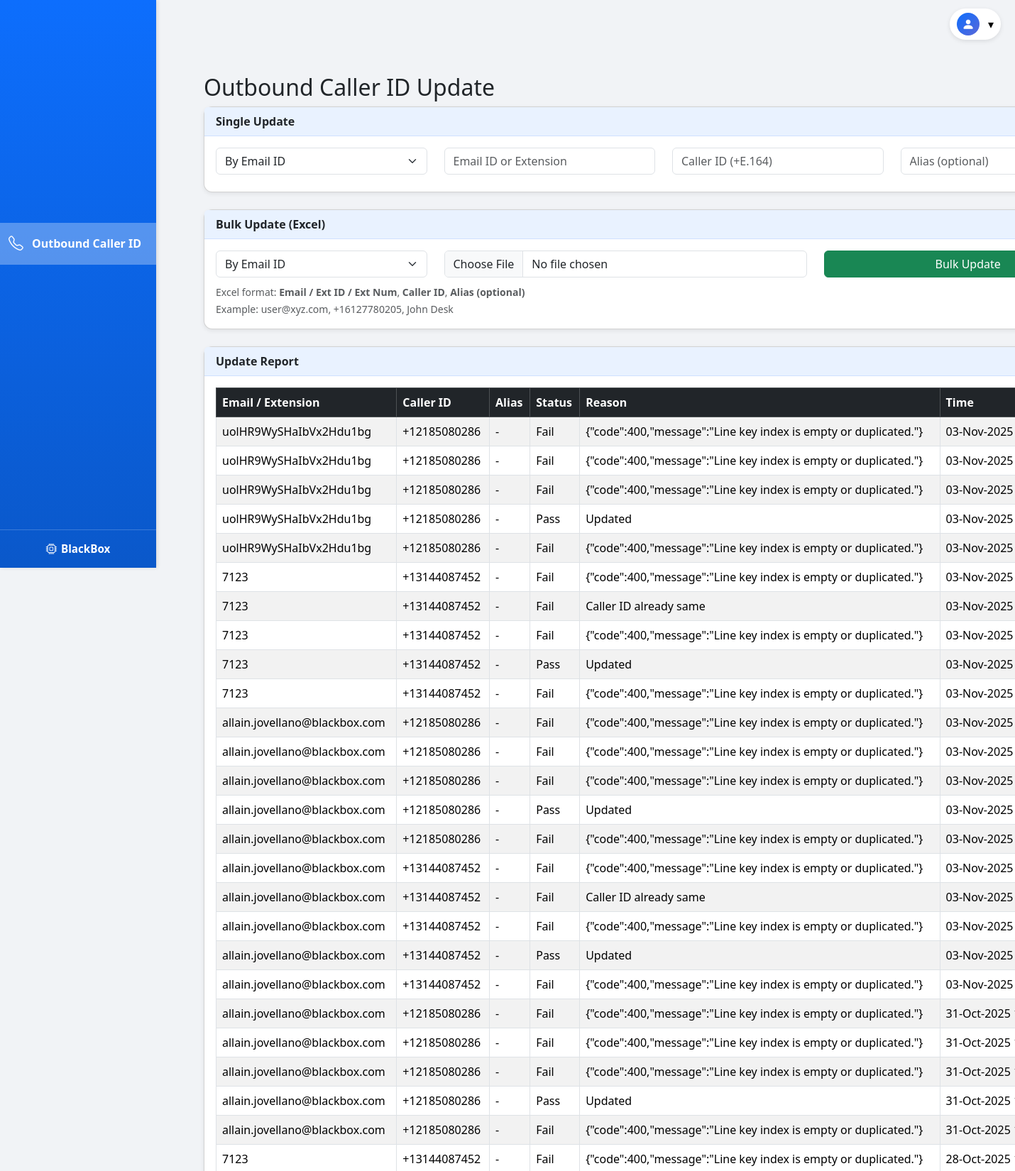
The app's page /index (signed in, upper part) with its own data.
### tables this page shows
CREATE TABLE update_logs (
                        id INTEGER PRIMARY KEY AUTOINCREMENT,
                        email TEXT,
                        caller_id TEXT,
                        success INTEGER,
                        reason TEXT,
                        type TEXT,
                        timestamp DATETIME DEFAULT CURRENT_TIMESTAMP
                    , identifier TEXT, alias TEXT);

### app.py (the view)
@app.route("/index")
@login_required()
def index():
    conn = get_db_connection()
    cutoff = (datetime.utcnow() - timedelta(days=30)).isoformat()
    rows = conn.execute("SELECT identifier, caller_id, success, reason, type, timestamp FROM update_logs WHERE timestamp >= ? ORDER BY id DESC", (cutoff,)).fetchall()
    conn.close()
    report = []
    for r in rows:
        report.append({
            "email": r["identifier"],
            "caller_id": r["caller_id"],
            "success": bool(r["success"]),
            "reason": r["reason"],
            "type": r["type"],
            "time": datetime.fromisoformat(r["timestamp"]).strftime("%d-%b-%Y %H:%M:%S")
        })
    return render_template("index.html", report=report)

### app.py (called while the page is built)
def get_db_connection():
    conn = sqlite3.connect(DB_PATH)
    conn.row_factory = sqlite3.Row
    return conn

def login_required(role=None):
    def wrapper(fn):
        @wraps(fn)
        def decorated(*args, **kwargs):
            if "email" not in session:
                return redirect(url_for("login"))
            if role and session.get("role") != role:
                flash("Access denied", "danger")
                return redirect(url_for("login"))
            return fn(*args, **kwargs)
        return decorated
    return wrapper

### templates/index.html (shortened to what this page needs)
{% extends "base.html" %}
{% block content %}
<div class="container mt-4">
  <h2>Outbound Caller ID Update</h2>
  <div class="card mb-4">
    <div class="card-header">Single Update</div>
    <div class="card-body">
      <form id="singleUpdateForm">
        <div class="row align-items-end">
          <div class="col-md-3 mb-2">
            <select class="form-select" name="update_type" id="singleUpdateType">
              <option value="email" selected>By Email ID</option>
            </select>
          </div>
          <div class="col-md-3 mb-2">
            <input type="text" class="form-control" name="identifier" id="singleIdentifier"
              placeholder="Email ID or Extension" required>
          </div>
          <div class="col-md-3 mb-2">
            <input type="text" class="form-control" name="caller_id" id="caller_id"
              placeholder="Caller ID (+E.164)" required>
          </div>
          <div class="col-md-2 mb-2">
            <input type="text" class="form-control" name="alias" id="alias"
              placeholder="Alias (optional)">
          </div>
          <div class="col-md-1 mb-2">
            <button type="submit" class="btn btn-primary w-100">Update</button>
          </div>
        </div>
      </form>
    </div>
  </div>
  <div class="card mb-4">
    <div class="card-header">Bulk Update (Excel)</div>
    <div class="card-body">
      <form id="bulkUpdateForm" enctype="multipart/form-data">
        <div class="row align-items-end">
          <div class="col-md-3 mb-2">
            <select class="form-select" name="update_type" id="bulkUpdateType">
              <option value="email" selected>By Email ID</option>
            </select>
          </div>
          <div class="col-md-5 mb-2">
            <input type="file" class="form-control" name="excel_file" accept=".xlsx" required>
          </div>
          <div class="col-md-4 mb-2">
            <button type="submit" class="btn btn-success w-100">Bulk Update</button>
          </div>
        </div>
        <small class="text-muted">
          Excel format: <b>Email / Ext ID / Ext Num</b>, <b>Caller ID</b>, <b>Alias (optional)</b><br>
          Example: user@xyz.com,&nbsp;+16127780205,&nbsp;John Desk
        </small>
      </form>
    </div>
  </div>
  <div class="card">
    <div class="card-header">Update Report</div>
    <div class="card-body table-responsive">
      <table class="table table-bordered table-striped" id="reportTable">
        <thead class="table-dark">
          <tr>
            <th>Email / Extension</th>
            <th>Caller ID</th>
            <th>Alias</th>
            <th>Status</th>
            <th>Reason</th>
            <th>Time</th>
            <th>Type</th>
          </tr>
        </thead>
        <tbody>
          {% for u in report %}
          <tr>
            <td>{{ u.email or u.extension_id }}</td>
            <td>{{ u.caller_id }}</td>
            <td>{{ u.alias or '-' }}</td>
            <td>{{ 'Pass' if u.success else 'Fail' }}</td>
            <td>{{ u.reason }}</td>
            <td>{{ u.time }}</td>
            <td>{{ u.type }}</td>
          </tr>
          {% endfor %}
        </tbody>
      </table>
    </div>
  </div>
</div>
{% endblock %}

### templates/base.html (style rules this page uses)
body { padding-top: 60px; font-family: 'Segoe UI', Tahoma, Geneva, Verdana, sans-serif; background-color: #f1f3f6; }
.card { border-radius: 0.75rem; box-shadow: 0 2px 6px rgba(0,0,0,0.08); transition: transform 0.2s; }
.card-header { font-weight: 600; background-color: #e9f2ff; border-bottom: 1px solid #cfe0ff; }
.table-striped>tbody>tr:nth-of-type(odd) { background-color: #f8f9fa; }
.table thead { background-color: #0d6efd; color: white; }
.table th, .table td { vertical-align: middle !important; }

### records on screen
update_logs: identifier "uolHR9WySHaIbVx2Hdu1bg", caller_id "+12185080286", success "Fail", reason "{\"code\":400,\"message\":\"Line key index is empty or duplicated.\"}", time "03-Nov-2025 15:25:40", type "S"
update_logs: identifier "uolHR9WySHaIbVx2Hdu1bg", caller_id "+12185080286", success "Fail", reason "{\"code\":400,\"message\":\"Line key index is empty or duplicated.\"}", time "03-Nov-2025 15:25:38", type "S"
update_logs: identifier "uolHR9WySHaIbVx2Hdu1bg", caller_id "+12185080286", success "Fail", reason "{\"code\":400,\"message\":\"Line key index is empty or duplicated.\"}", time "03-Nov-2025 15:25:35", type "S"
update_logs: identifier "uolHR9WySHaIbVx2Hdu1bg", caller_id "+12185080286", success "Pass", reason "Updated", time "03-Nov-2025 15:25:33", type "S"
update_logs: identifier "uolHR9WySHaIbVx2Hdu1bg", caller_id "+12185080286", success "Fail", reason "{\"code\":400,\"message\":\"Line key index is empty or duplicated.\"}", time "03-Nov-2025 15:25:25", type "S"
update_logs: success "Fail", reason "{\"code\":400,\"message\":\"Line key index is empty or duplicated.\"}", time "03-Nov-2025 14:09:15", type "S"
update_logs: success "Fail", reason "Caller ID already same", time "03-Nov-2025 14:09:13", type "S"
update_logs: success "Fail", reason "{\"code\":400,\"message\":\"Line key index is empty or duplicated.\"}", time "03-Nov-2025 14:09:13", type "S"
update_logs: success "Pass", reason "Updated", time "03-Nov-2025 14:09:11", type "S"
update_logs: success "Fail", reason "{\"code\":400,\"message\":\"Line key index is empty or duplicated.\"}", time "03-Nov-2025 14:09:08", type "S"
update_logs: identifier "allain.jovellano@blackbox.com", caller_id "+12185080286", success "Fail", reason "{\"code\":400,\"message\":\"Line key index is empty or duplicated.\"}", time "03-Nov-2025 14:08:38", type "S"
update_logs: identifier "allain.jovellano@blackbox.com", caller_id "+12185080286", success "Fail", reason "{\"code\":400,\"message\":\"Line key index is empty or duplicated.\"}", time "03-Nov-2025 14:08:35", type "S"
update_logs: identifier "allain.jovellano@blackbox.com", caller_id "+12185080286", success "Fail", reason "{\"code\":400,\"message\":\"Line key index is empty or duplicated.\"}", time "03-Nov-2025 14:08:33", type "S"
update_logs: identifier "allain.jovellano@blackbox.com", caller_id "+12185080286", success "Pass", reason "Updated", time "03-Nov-2025 14:08:30", type "S"
update_logs: identifier "allain.jovellano@blackbox.com", caller_id "+12185080286", success "Fail", reason "{\"code\":400,\"message\":\"Line key index is empty or duplicated.\"}", time "03-Nov-2025 14:08:27", type "S"
update_logs: identifier "allain.jovellano@blackbox.com", caller_id "+13144087452", success "Fail", reason "{\"code\":400,\"message\":\"Line key index is empty or duplicated.\"}", time "03-Nov-2025 12:58:10", type "S"
update_logs: identifier "allain.jovellano@blackbox.com", caller_id "+13144087452", success "Fail", reason "Caller ID already same", time "03-Nov-2025 12:58:06", type "S"
update_logs: identifier "allain.jovellano@blackbox.com", caller_id "+13144087452", success "Fail", reason "{\"code\":400,\"message\":\"Line key index is empty or duplicated.\"}", time "03-Nov-2025 12:58:06", type "S"
update_logs: identifier "allain.jovellano@blackbox.com", caller_id "+13144087452", success "Pass", reason "Updated", time "03-Nov-2025 12:58:03", type "S"
update_logs: identifier "allain.jovellano@blackbox.com", caller_id "+13144087452", success "Fail", reason "{\"code\":400,\"message\":\"Line key index is empty or duplicated.\"}", time "03-Nov-2025 12:57:59", type "S"
update_logs: identifier "allain.jovellano@blackbox.com", caller_id "+12185080286", success "Fail", reason "{\"code\":400,\"message\":\"Line key index is empty or duplicated.\"}", time "31-Oct-2025 15:57:20", type "S"
update_logs: identifier "allain.jovellano@blackbox.com", caller_id "+12185080286", success "Fail", reason "{\"code\":400,\"message\":\"Line key index is empty or duplicated.\"}", time "31-Oct-2025 15:57:18", type "S"
update_logs: identifier "allain.jovellano@blackbox.com", caller_id "+12185080286", success "Fail", reason "{\"code\":400,\"message\":\"Line key index is empty or duplicated.\"}", time "31-Oct-2025 15:57:14", type "S"
update_logs: identifier "allain.jovellano@blackbox.com", caller_id "+12185080286", success "Pass", reason "Updated", time "31-Oct-2025 15:57:12", type "S"
update_logs: identifier "allain.jovellano@blackbox.com", caller_id "+12185080286", success "Fail", reason "{\"code\":400,\"message\":\"Line key index is empty or duplicated.\"}", time "31-Oct-2025 15:57:09", type "S"
update_logs: success "Fail", reason "{\"code\":400,\"message\":\"Line key index is empty or duplicated.\"}", time "28-Oct-2025 18:01:15", type "S"
